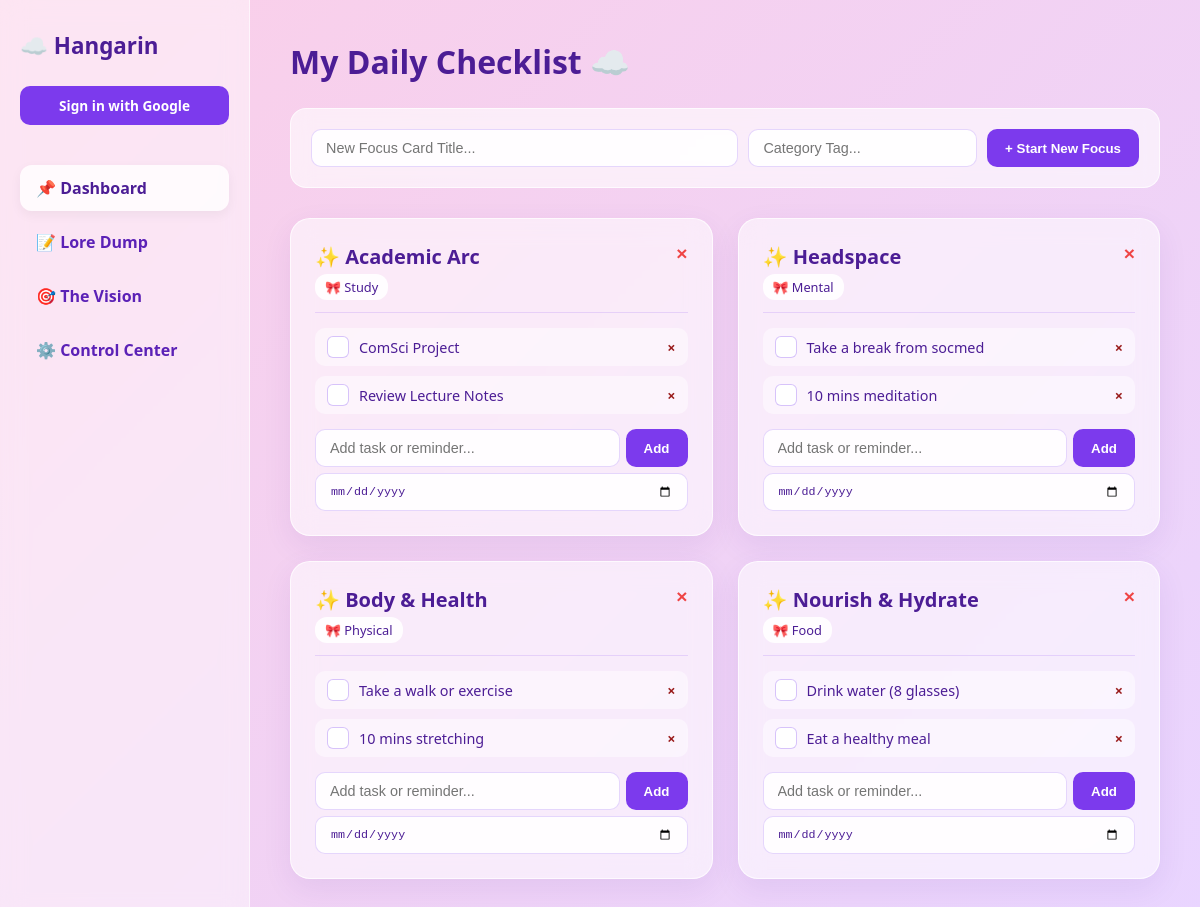
The page / on the database its author committed.
### tracker/models.py (models this page shows, shortened)
class Task(models.Model):
    CATEGORY_CHOICES = [
        ('study', 'Study & Focus'),
        ('mental', 'Mental Wellness'),
        ('physical', 'Physical Wellness'),
        ('food', 'Food & Hydration'),
        ('custom', 'Personal Goal'),
    ]
    user = models.ForeignKey(User, on_delete=models.CASCADE, related_name='tasks', null=True, blank=True)
    title = models.CharField(max_length=200)
    category = models.CharField(max_length=20, choices=CATEGORY_CHOICES, default='custom')
    is_completed = models.BooleanField(default=False)
    is_default = models.BooleanField(default=False)
    created_at = models.DateTimeField(auto_now_add=True)

class SubTask(models.Model):
    task = models.ForeignKey(Task, on_delete=models.CASCADE)
    title = models.CharField(max_length=200)
    is_completed = models.BooleanField(default=False)
    due_date = models.DateField(null=True, blank=True)

### tracker/views.py (the view)
# urls.py: path('', views.dashboard_view, name='dashboard'),
def dashboard_view(request):
    ensure_default_tasks()
    context = {
        'tasks': Task.objects.all(),
        'active_tab': 'dashboard'
    }
    return render(request, 'dashboard.html', context)

### tracker/views.py (called while the page is built)
def ensure_default_tasks():
    if not Task.objects.exists():
        for item in DEFAULT_PILLARS:
            task = Task.objects.create(
                title=item['title'],
                category=item['category'],
                is_default=True
            )
            for sub_title in item['subtasks']:
                SubTask.objects.create(task=task, title=sub_title)

### tracker/templates/dashboard.html (shortened to what this page needs)
{% load pwa %}
{% load static %}
{% load socialaccount %}
<!DOCTYPE html>
<html lang="en">
<head>
    {% load pwa %}
</head>
<body>
    <div class="sidebar">
        <div class="sidebar-brand">☁️ Hangarin</div>
        <div style="margin-bottom: 15px;">
            {% if user.is_authenticated %}
                <p style="font-size: 0.85em; font-weight: 600;">Welcome, {{ user.first_name|default:user.username }}! ✨</p>
                <a href="{% url 'account_logout' %}" style="font-size: 0.8em; color: #ef4444; text-decoration: none; font-weight: bold;">Logout</a>
            {% else %}
                <a href="{% provider_login_url 'google' %}" class="btn-primary" style="display: block; text-align: center; text-decoration: none; font-size: 0.85em;">
                    Sign in with Google
                </a>
            {% endif %}
        </div>
        <ul class="nav-menu">
            <li><a href="{% url 'dashboard' %}" class="nav-link {% if active_tab == 'dashboard' %}active{% endif %}">📌 Dashboard</a></li>
            <li><a href="{% url 'notes' %}" class="nav-link {% if active_tab == 'notes' %}active{% endif %}">📝 Lore Dump</a></li>
            <li><a href="{% url 'goals' %}" class="nav-link {% if active_tab == 'goals' %}active{% endif %}">🎯 The Vision</a></li>
            <li><a href="{% url 'settings' %}" class="nav-link {% if active_tab == 'settings' %}active{% endif %}">⚙️ Control Center</a></li>
        </ul>
    </div>
    <div class="main-content">
        {% if active_tab == 'dashboard' %}
            <div class="header-container"><h1 class="header-title">My Daily Checklist ☁️</h1></div>
            <div class="form-card">
                <form action="{% url 'add_custom_task' %}" method="POST" style="display: flex; gap: 10px;">
                    <input type="text" name="title" class="input-field" placeholder="New Focus Card Title..." style="flex: 2;" required>
                    <input type="text" name="category" class="input-field" placeholder="Category Tag..." style="flex: 1;">
                    <button type="submit" class="btn-primary">+ Start New Focus</button>
                </form>
            </div>
            <div class="task-board">
                {% for task in tasks %}
                <div class="task-card">
                    <div style="display: flex; justify-content: space-between; align-items: flex-start; margin-bottom: 12px;">
                        <div>
                            <h2 style="font-size: 1.25em; font-weight: 700;">✨ {{ task.title }}</h2>
                            <span style="background: rgba(255,255,255,0.9); padding: 4px 10px; border-radius: 12px; font-size: 0.8em; display: inline-block; margin-top: 4px;">🎀 {{ task.category|title }}</span>
                        </div>
                        {% if task.id %}
                        <form action="{% url 'delete_task' task.id %}" method="POST" style="margin: 0;">
                            <button type="submit" title="Delete Card" style="background: none; border: none; color: #ef4444; font-weight: bold; cursor: pointer; font-size: 1.2em;">
                                ×
                            </button>
                        </form>
                        {% endif %}
                    </div>
                    <div class="subtasks-section">
                        <ul class="subtask-list">
                            {% for sub in task.subtask_set.all %}
                            <li class="subtask-item">
                                <div style="display: flex; align-items: center; gap: 10px;">
                                    <a href="{% url 'toggle_subtask' sub.id %}" class="check-btn">{% if sub.is_completed %}✓{% endif %}</a>
                                    <span class="{% if sub.is_completed %}completed-text{% endif %}">{{ sub.title }}</span>
                                </div>
                                <div style="display: flex; align-items: center; gap: 8px;">
                                    <a href="{% url 'delete_subtask' sub.id %}" style="text-decoration: none; color: #991b1b; font-weight: bold;">×</a>
                                </div>
                            </li>
                            {% empty %}
                            <li style="font-size: 0.85em; opacity: 0.6;">No tasks or reminders yet.</li>
                            {% endfor %}
                        </ul>
                        <form action="{% url 'add_subtask' task.id %}" method="POST" style="display: flex; flex-direction: column; gap: 6px;">
                            <div style="display: flex; gap: 6px;">
                                <input type="text" name="title" class="input-field" placeholder="Add task or reminder..." required>
                                <button type="submit" class="btn-primary">Add</button>
                            </div>
                            <input type="date" name="due_date" class="input-field" style="width: 100%;">
                        </form>
                    </div>
                </div>
                {% endfor %}
            </div>
        {% endif %}
    </div>
</body>
</html>

### tracker/templates/dashboard.html (style rules this page uses)
* { box-sizing: border-box; margin: 0; padding: 0; }
body { background: linear-gradient(135deg, #fbcfe8, #e9d5ff); font-family: 'Segoe UI', Tahoma, Geneva, Verdana, sans-serif; color: #4c1d95; display: flex; min-height: 100vh; }
.sidebar { width: 250px; background: rgba(255, 255, 255, 0.45); backdrop-filter: blur(12px); border-right: 1px solid rgba(255, 255, 255, 0.6); padding: 30px 20px; display: flex; flex-direction: column; gap: 25px; }
.sidebar-brand { font-size: 1.4em; font-weight: bold; color: #4c1d95; }
.nav-menu { list-style: none; display: flex; flex-direction: column; gap: 8px; }
.nav-link { display: flex; align-items: center; gap: 12px; padding: 12px 16px; text-decoration: none; color: #5b21b6; font-weight: 600; border-radius: 12px; transition: all 0.2s ease; }
.nav-link:hover, .nav-link.active { background: rgba(255, 255, 255, 0.8); color: #4c1d95; box-shadow: 0 4px 12px rgba(0, 0, 0, 0.05); }
.main-content { flex: 1; padding: 40px; overflow-y: auto; }
.header-container { margin-bottom: 25px; }
.header-title { font-size: 2em; font-weight: bold; }
.form-card { background: rgba(255, 255, 255, 0.6); backdrop-filter: blur(10px); padding: 20px; border-radius: 16px; margin-bottom: 30px; border: 1px solid rgba(255, 255, 255, 0.7); }
.input-field, .textarea-field { padding: 10px 14px; border-radius: 10px; border: 1px solid rgba(124, 58, 237, 0.2); background: rgba(255, 255, 255, 0.9); font-size: 0.9em; color: #4c1d95; outline: none; width: 100%; }
.btn-primary { background: #7c3aed; color: white; border: none; padding: 10px 18px; border-radius: 10px; font-weight: 600; cursor: pointer; transition: background 0.2s; }
.task-board, .grid-board { display: grid; grid-template-columns: repeat(auto-fill, minmax(320px, 1fr)); gap: 25px; }
.task-card, .content-card { background: rgba(255, 255, 255, 0.55); backdrop-filter: blur(12px); border-radius: 20px; padding: 24px; box-shadow: 0 10px 30px rgba(76, 29, 149, 0.08); border: 1px solid rgba(255, 255, 255, 0.7); }
.subtasks-section { border-top: 1px solid rgba(124, 58, 237, 0.15); padding-top: 15px; }
.subtask-list { list-style: none; display: flex; flex-direction: column; gap: 10px; margin-bottom: 15px; }
.subtask-item { display: flex; align-items: center; justify-content: space-between; font-size: 0.9em; background: rgba(255, 255, 255, 0.45); padding: 8px 12px; border-radius: 10px; }
.check-btn { text-decoration: none; width: 22px; height: 22px; border-radius: 6px; background: white; display: inline-flex; align-items: center; justify-content: center; font-size: 0.85em; font-weight: bold; color: #4c1d95; border: 1px solid rgba(124, 58, 237, 0.3); }

### rows shown on the page
Task: title "Academic Arc", category "Study"
SubTask: title "ComSci Project"
SubTask: title "Review Lecture Notes"
Task: title "Headspace", category "Mental"
SubTask: title "Take a break from socmed"
SubTask: title "10 mins meditation"
Task: title "Body & Health", category "Physical"
SubTask: title "Take a walk or exercise"
SubTask: title "10 mins stretching"
Task: title "Nourish & Hydrate", category "Food"
SubTask: title "Drink water (8 glasses)"
SubTask: title "Eat a healthy meal"
